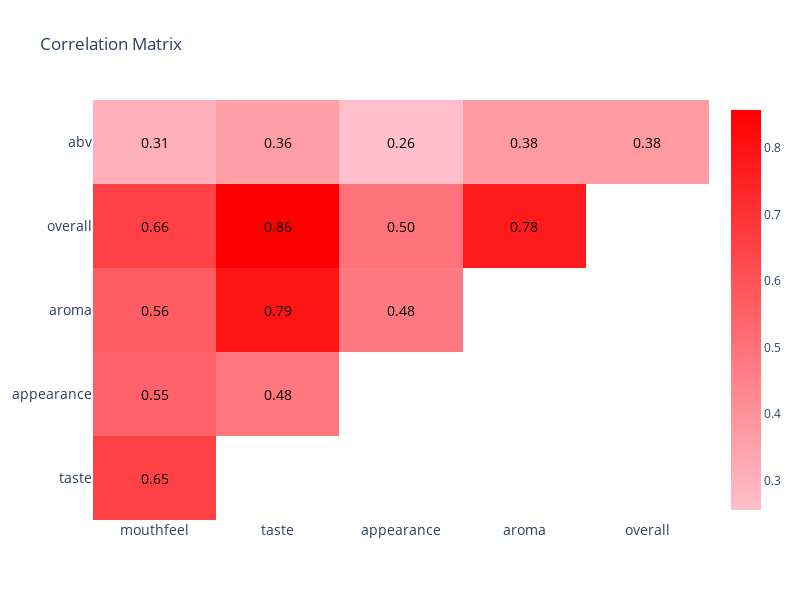

The notebook cell saved with this chart:
### Markdown cell above
### Correlation between the ratings attributes
Here we are gonna analyze the correlation between the ratings attributes given by the users. In this section we won't consider the rating but rather the overall score as an overall rate of the experience. This is reasonable since:
- The overall is used to evaluate in general the experience of the beer
- The rating is computed from the other parameters so studing the correlation of the parameters with respect to it has little to no significance.

### Code cell
# Display the correlation matrix
global_analysis.plot_correlation_matrix()

### Figure 1 — Plotly figure (JSON) as saved in the notebook; plotly's stock layout.template omitted (floating-point values rounded to 4 significant figures)
{"data": [{"colorscale": [[0, "pink"], [1, "red"]], "hoverinfo": "text", "showscale": true, "text": ["mouthfeel vs taste: 0.65", "mouthfeel vs appearance: 0.55", "taste vs appearance: 0.48", "mouthfeel vs aroma: 0.56", "taste vs aroma: 0.79", "appearance vs aroma: 0.48", "mouthfeel vs overall: 0.66", "taste vs overall: 0.86", "appearance vs overall: 0.50", "aroma vs overall: 0.78", "mouthfeel vs abv: 0.31", "taste vs abv: 0.36", "appearance vs abv: 0.26", "aroma vs abv: 0.38", "overall vs abv: 0.38"], "type": "heatmap", "x": ["mouthfeel", "mouthfeel", "taste", "mouthfeel", "taste", "appearance", "mouthfeel", "taste", "appearance", "aroma", "mouthfeel", "taste", "appearance", "aroma", "overall"], "y": ["taste", "appearance", "appearance", "aroma", "aroma", "aroma", "overall", "overall", "overall", "overall", "abv", "abv", "abv", "abv", "abv"], "z": [0.6537, 0.5466, 0.4845, 0.565, 0.7943, 0.4768, 0.6565, 0.8575, 0.4987, 0.7755, 0.3091, 0.3633, 0.2556, 0.3775, 0.3766], "zmax": 0.8575, "zmin": 0.2556}], "layout": {"annotations": [{"font": {"color": "black", "size": 14}, "showarrow": false, "text": "0.65", "x": "mouthfeel", "y": "taste"}, {"font": {"color": "black", "size": 14}, "showarrow": false, "text": "0.55", "x": "mouthfeel", "y": "appearance"}, {"font": {"color": "black", "size": 14}, "showarrow": false, "text": "0.48", "x": "taste", "y": "appearance"}, {"font": {"color": "black", "size": 14}, "showarrow": false, "text": "0.56", "x": "mouthfeel", "y": "aroma"}, {"font": {"color": "black", "size": 14}, "showarrow": false, "text": "0.79", "x": "taste", "y": "aroma"}, {"font": {"color": "black", "size": 14}, "showarrow": false, "text": "0.48", "x": "appearance", "y": "aroma"}, {"font": {"color": "black", "size": 14}, "showarrow": false, "text": "0.66", "x": "mouthfeel", "y": "overall"}, {"font": {"color": "black", "size": 14}, "showarrow": false, "text": "0.86", "x": "taste", "y": "overall"}, {"font": {"color": "black", "size": 14}, "showarrow": false, "text": "0.50", "x": "appearance", "y": "overall"}, {"font": {"color": "black", "size": 14}, "showarrow": false, "text": "0.78", "x": "aroma", "y": "overall"}, {"font": {"color": "black", "size": 14}, "showarrow": false, "text": "0.31", "x": "mouthfeel", "y": "abv"}, {"font": {"color": "black", "size": 14}, "showarrow": false, "text": "0.36", "x": "taste", "y": "abv"}, {"font": {"color": "black", "size": 14}, "showarrow": false, "text": "0.26", "x": "appearance", "y": "abv"}, {"font": {"color": "black", "size": 14}, "showarrow": false, "text": "0.38", "x": "aroma", "y": "abv"}, {"font": {"color": "black", "size": 14}, "showarrow": false, "text": "0.38", "x": "overall", "y": "abv"}], "autosize": true, "height": 600, "paper_bgcolor": "white", "plot_bgcolor": "white", "title": {"text": "Correlation Matrix"}, "width": 800, "xaxis": {"tickfont": {"size": 14}}, "yaxis": {"tickfont": {"size": 14}, "tickmode": "linear"}}}
